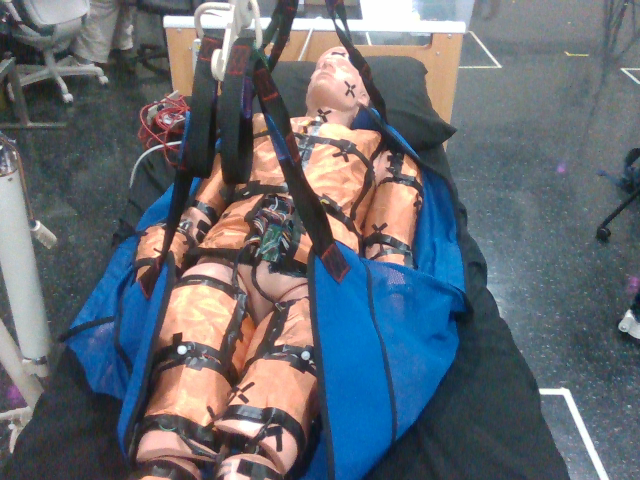
#> input picture 7.15/color1.png, 640 x 480 px, given in place of 2.png, which was not available
$ python generate_pcd.py
#> lines starting #> are read from the running program, lines starting #| are printed output that depends on the picture; pictures that were not available may be replaced by others from this repository, and a replacement may not be noted
import os
import open3d as o3d
import numpy as np
import cv2

class PointCloudConverter:
    def __init__(self, flip=False, rgb_path=None, depth_path=None, fx=599.930725097656, fy=599.930725097656, cx=321.350402832031, cy=240.833572387695):
        """
        Initialize the PointCloudConverter class.

        Args:
        rgb_path (str): Path to the RGB image file.
        depth_path (str): Path to the depth image file.
        fx (float): Focal length of the camera in x direction.
        fy (float): Focal length of the camera in y direction.
        cx (float): Optical center of the camera in x direction.
        cy (float): Optical center of the camera in y direction.
        """
#> called with flip = True, rgb_path = './7.15/2.png', depth_path = './7.15/depth_2.png', fx = 379.8, fy = 379.8, cx = 319.2, cy = 237.7

        if rgb_path is not None and depth_path is not None:
            self.rgb_path = rgb_path
            self.depth_path = depth_path
            self.rgb_image = cv2.imread(self.rgb_path)
#> self.rgb_image is the input picture: shape (480, 640, 3); mean B, G, R 114.5, 105.8, 98.8
            self.depth_image = cv2.imread(self.depth_path)
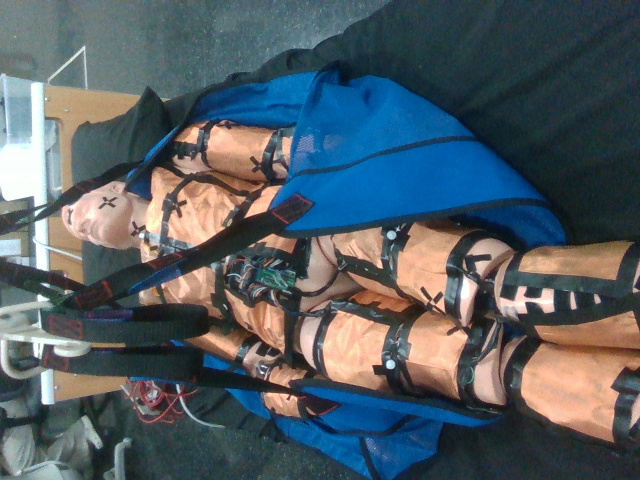
#> input picture 7.15/color10.png, 640 x 480 px, given in place of depth_2.png, which was not available
#> self.depth_image is the input picture: shape (480, 640, 3); mean B, G, R 99.9, 93.3, 82
            if flip == True:
                self.rgb_image = cv2.flip(self.rgb_image, 0)
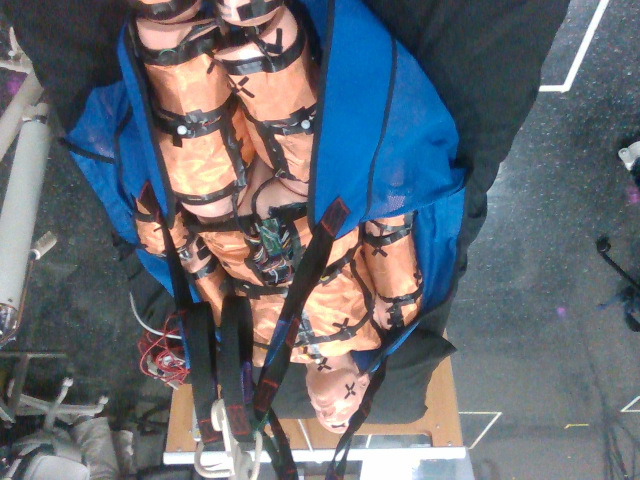
#> self.rgb_image: shape (480, 640, 3); mean B, G, R 114.5, 105.8, 98.8
                # self.rgb_image = cv2.flip(self.rgb_image, 1)
                cv2.imshow("rotate", self.rgb_image)
                cv2.waitKey(0)
                cv2.destroyAllWindows()
                self.depth_image = cv2.flip(self.depth_image, 0)
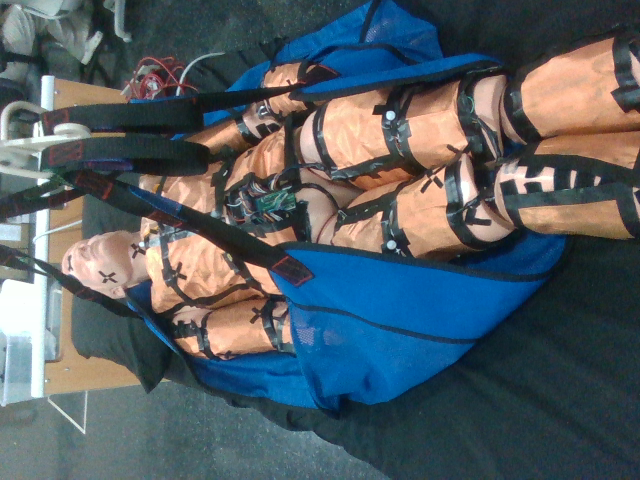
#> self.depth_image: shape (480, 640, 3); mean B, G, R 99.9, 93.3, 82
                self.rgb_image = cv2.cvtColor(self.rgb_image, cv2.COLOR_RGB2BGR)
                self.depth_image = cv2.cvtColor(self.depth_image, cv2.COLOR_RGB2BGR)
            self.rgb_image = o3d.geometry.Image(self.rgb_image)
            self.depth_image = o3d.geometry.Image(self.depth_image)
            self.rgbd_image = self.create_rgbd_image()

        self.fx = fx
        self.fy = fy
        self.cx = cx
        self.cy = cy

        # Define camera intrinsics
        self.intrinsics = o3d.camera.PinholeCameraIntrinsic(
            width=640,
            height=480,
            fx=self.fx, fy=self.fy, cx=self.cx, cy=self.cy)

    def create_rgbd_image(self, depth_scale=1000.0, depth_trunc=3.0):
        """
        Create an RGB-D image from the loaded RGB and depth images.

        Args:
        depth_scale (float): The scale used for depth values.
        depth_trunc (float): Maximum depth value to be used.

        Returns:
        o3d.geometry.RGBDImage: The created RGB-D image.
        """
        return o3d.geometry.RGBDImage.create_from_color_and_depth(
            self.rgb_image, self.depth_image, depth_scale=depth_scale, depth_trunc=depth_trunc, convert_rgb_to_intensity=False)

    def create_point_cloud(self, rgbd_image):
        """
        Create a point cloud from an RGB-D image.

        Args:
        rgbd_image (o3d.geometry.RGBDImage): The RGB-D image to convert.

        Returns:
        o3d.geometry.PointCloud: The created point cloud.
        """
        pcd = o3d.geometry.PointCloud.create_from_rgbd_image(rgbd_image, self.intrinsics)
        pcd.transform([[1, 0, 0, 0], [0, -1, 0, 0], [0, 0, -1, 0], [0, 0, 0, 1]])
        return pcd

    def save_point_cloud(self, filename, point_cloud, idx=0):
        """
        Save the point cloud to a file.

        Args:
        point_cloud (o3d.geometry.PointCloud): The point cloud to save.
        filename (str): The path to the file where the point cloud should be saved.
        """
        o3d.io.write_point_cloud(filename, point_cloud)

    def visualize_point_cloud(self, point_cloud):
        """
        Visualize the point cloud.

        Args:
        point_cloud (o3d.geometry.PointCloud): The point cloud to visualize.
        """
        o3d.visualization.draw_geometries([point_cloud])


# Example of using the PointCloudConverter class
# Intrinsic camera matrix for the raw (distorted) images.
#     [fx  0 cx]
# K = [ 0 fy cy]
#     [ 0  0  1]
idx = 2
rgb_path = f"./7.15/{idx}.png"
depth_path = f"./7.15/depth_{idx}.png"
filename = f"./7.15/point_cloud_{idx}.ply"

# converter = PointCloudConverter(rgb_path, depth_path, fx=615.7490234375, fy=615.5992431640625, cx=323.75396728515625, cy=237.6147003173828)
# Intrinsic of "Infrared 2" / 640x480 / {Y8}
#   Width:      	640
#   Height:     	480
#   PPX:        	321.350402832031
#   PPY:        	240.833572387695
#   Fx:         	599.930725097656
#   Fy:         	599.930725097656
#   Distortion: 	Brown Conrady
#   Coeffs:     	0  	0  	0  	0  	0
#   FOV (deg):  	56.15 x 43.61
converter = PointCloudConverter(True, rgb_path, depth_path, 379.794, 379.794, 319.211, 237.715)
point_cloud = converter.create_point_cloud(converter.rgbd_image)
converter.visualize_point_cloud(point_cloud)
converter.save_point_cloud(filename, point_cloud, idx)
